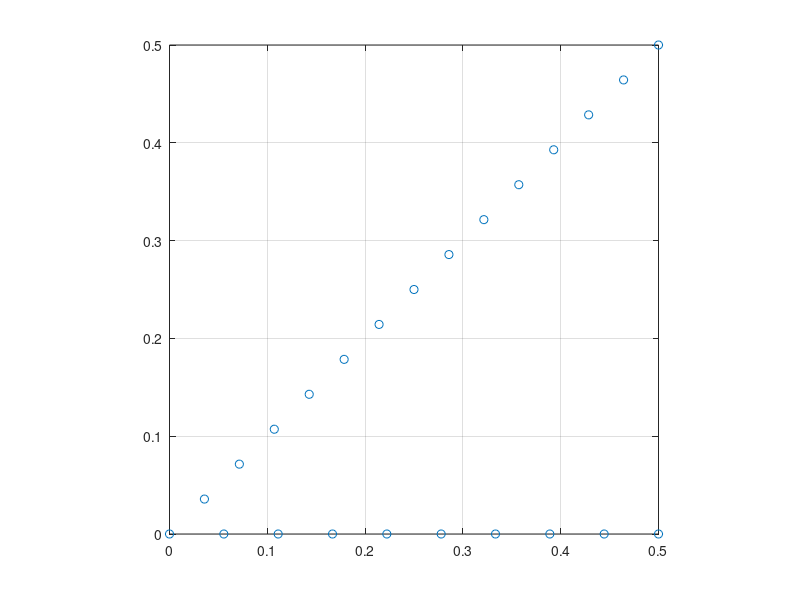
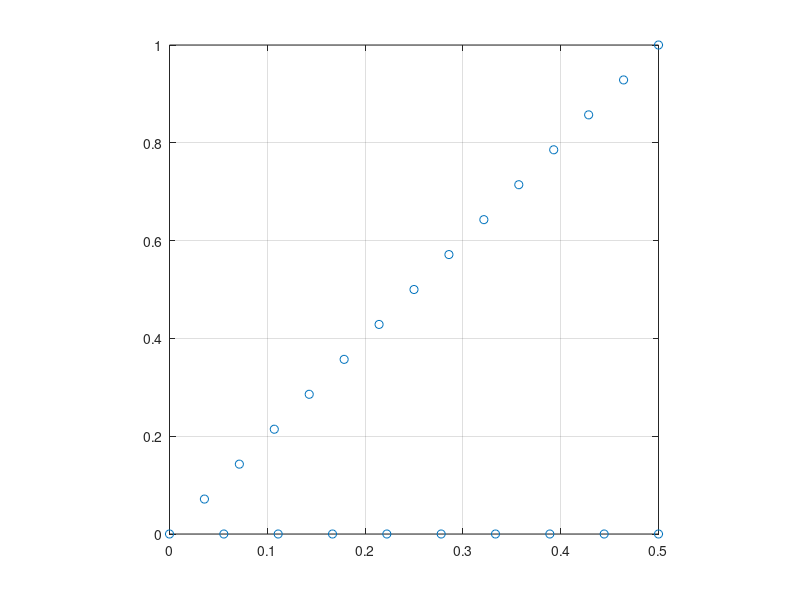
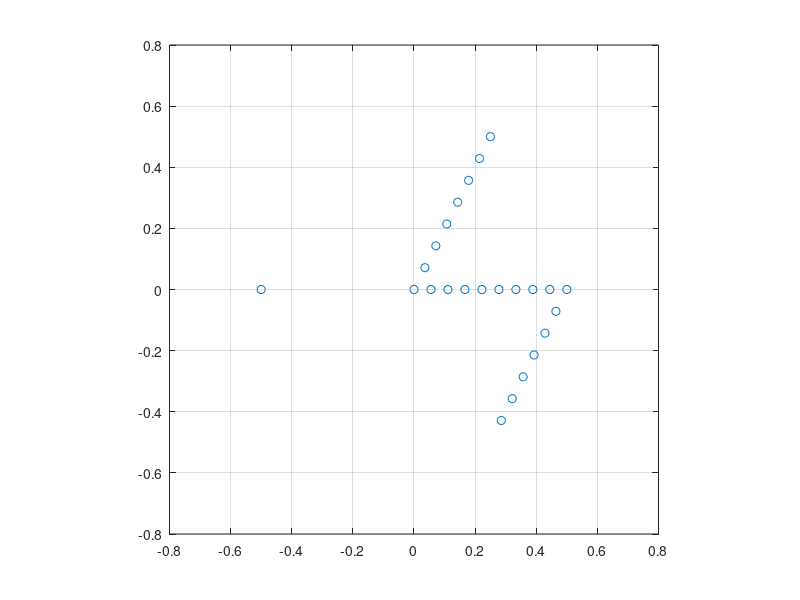

Write MATLAB code to recreate these figures, in order.
clear all;

kpath = [1/2 0 0; ...
         0 0 0;...
         1/2 1/2 0];
npath = [10 15];
folds = [1 2 3];

%% Check
if (size(kpath,1)-1 ~= length(npath))
    error('dimensions "kpath" and "npt" do not agree')
end

%% Compute
npt = sum(npath) - length(npath) + 1;
kpr = zeros(npt,3);
for i=1:size(kpath,1)-1
    kpr1 = kpath(i,:);
    kpr2 = kpath(i+1,:);
    dk = (kpr2 - kpr1)./(npath(i)-1);
    if (i > 1)
        index = sum(npath(1:i-1));
    else
        index = 1;
    end
    kpr(index,:) = kpr1;
    for j=index+1:index+npath(i)-1
        kpr(j,:) = kpr(j-1,:) + dk;
    end
end

figure(1);
plot(kpr(:,1),kpr(:,2),'o')
grid on
pbaspect([1 1 1])

ksc = zeros(size(kpr)); % allocate k-list in supercell
for i=1:npt
    ksc(i,:) = kpr(i,:).*folds;
end

figure(2);
plot(ksc(:,1),ksc(:,2),'o')
grid on
pbaspect([1 1 1])

% bring the result between [-0.5, 0.5]
for i=1:npt
    for j=1:3
        a = ksc(i,j);
        b = a+1/2;
        c = floor(b);
        ksc(i,j) = ksc(i,j) - c;
    end
end

figure(3);
plot(ksc(:,1),ksc(:,2),'o')
grid on
pbaspect([1 1 1])

%% Write KPOINTS file

fileID = fopen('KPOINTS','w');
fprintf(fileID,'%34s\n','k-mesh for unfolder band structure');
fprintf(fileID,'%8i\n',npt);
fprintf(fileID,'%18s\n','Reciprocal lattice');
for i=1:npt
    if (i ~= npt)
        fprintf(fileID,'%13.10f %13.10f %13.10f  1\n',ksc(i,:));
    else
        fprintf(fileID,'%13.10f %13.10f %13.10f  1',ksc(i,:));
    end
end
fclose(fileID);